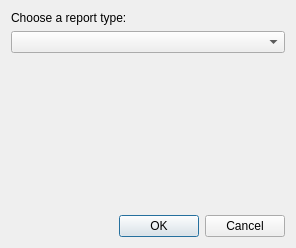
<?xml version="1.0" encoding="UTF-8"?>
<ui version="4.0">
 <class>ReportTypeChooserDialog</class>
 <widget class="QDialog" name="ReportTypeChooserDialog">
  <property name="geometry">
   <rect>
    <x>0</x>
    <y>0</y>
    <width>296</width>
    <height>248</height>
   </rect>
  </property>
  <property name="windowTitle">
   <string>Dialog</string>
  </property>
  <layout class="QVBoxLayout" name="verticalLayout">
   <item>
    <widget class="QLabel" name="label">
     <property name="text">
      <string>Choose a report type:</string>
     </property>
    </widget>
   </item>
   <item>
    <widget class="QComboBox" name="typeComboBox"/>
   </item>
   <item>
    <widget class="QLabel" name="descriptionLabel">
     <property name="minimumSize">
      <size>
       <width>0</width>
       <height>150</height>
      </size>
     </property>
     <property name="text">
      <string/>
     </property>
     <property name="alignment">
      <set>Qt::AlignLeading|Qt::AlignLeft|Qt::AlignTop</set>
     </property>
     <property name="wordWrap">
      <bool>true</bool>
     </property>
    </widget>
   </item>
   <item>
    <spacer name="verticalSpacer">
     <property name="orientation">
      <enum>Qt::Vertical</enum>
     </property>
     <property name="sizeHint" stdset="0">
      <size>
       <width>20</width>
       <height>40</height>
      </size>
     </property>
    </spacer>
   </item>
   <item>
    <widget class="QDialogButtonBox" name="buttonBox">
     <property name="orientation">
      <enum>Qt::Horizontal</enum>
     </property>
     <property name="standardButtons">
      <set>QDialogButtonBox::Cancel|QDialogButtonBox::Ok</set>
     </property>
    </widget>
   </item>
  </layout>
 </widget>
 <resources/>
 <connections>
  <connection>
   <sender>buttonBox</sender>
   <signal>accepted()</signal>
   <receiver>ReportTypeChooserDialog</receiver>
   <slot>accept()</slot>
   <hints>
    <hint type="sourcelabel">
     <x>248</x>
     <y>254</y>
    </hint>
    <hint type="destinationlabel">
     <x>157</x>
     <y>274</y>
    </hint>
   </hints>
  </connection>
  <connection>
   <sender>buttonBox</sender>
   <signal>rejected()</signal>
   <receiver>ReportTypeChooserDialog</receiver>
   <slot>reject()</slot>
   <hints>
    <hint type="sourcelabel">
     <x>316</x>
     <y>260</y>
    </hint>
    <hint type="destinationlabel">
     <x>286</x>
     <y>274</y>
    </hint>
   </hints>
  </connection>
 </connections>
</ui>
